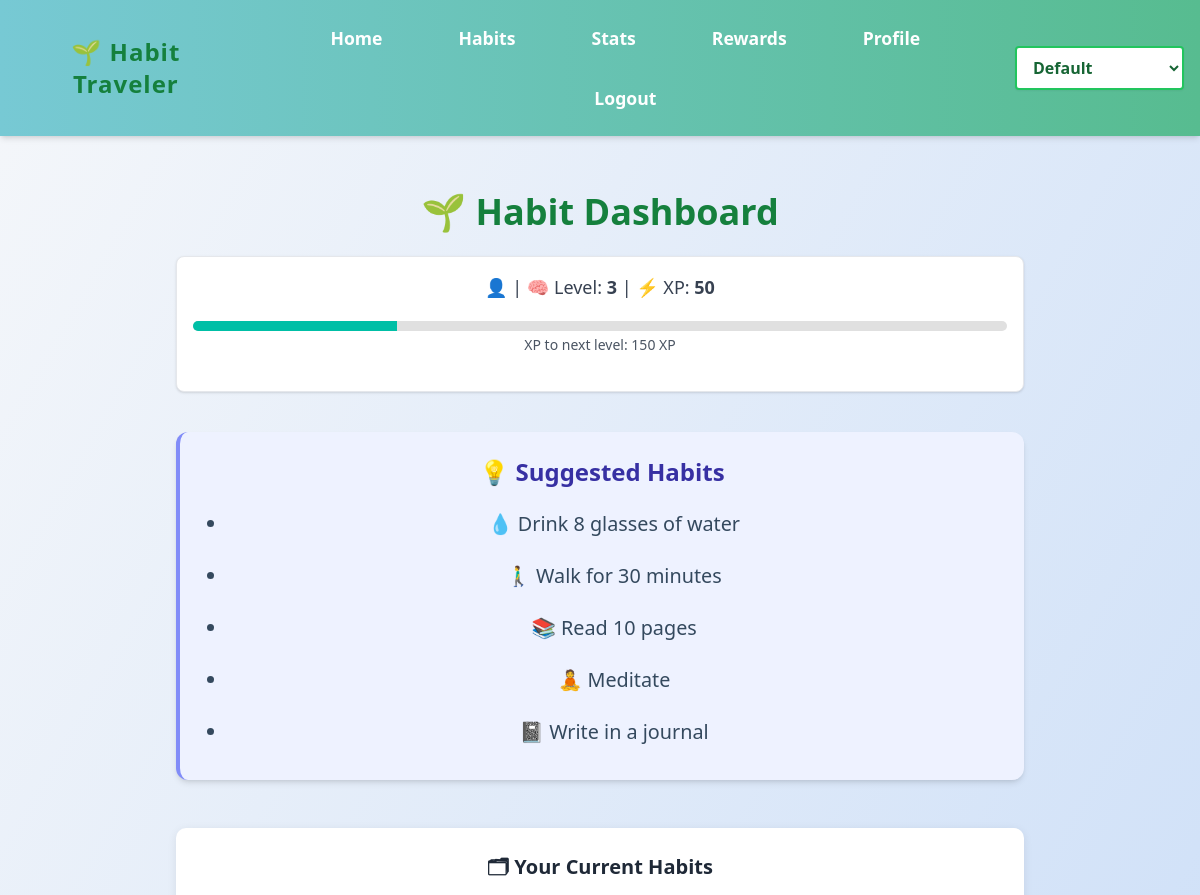
Page /habits (signed in, upper part) on the earlier database version.
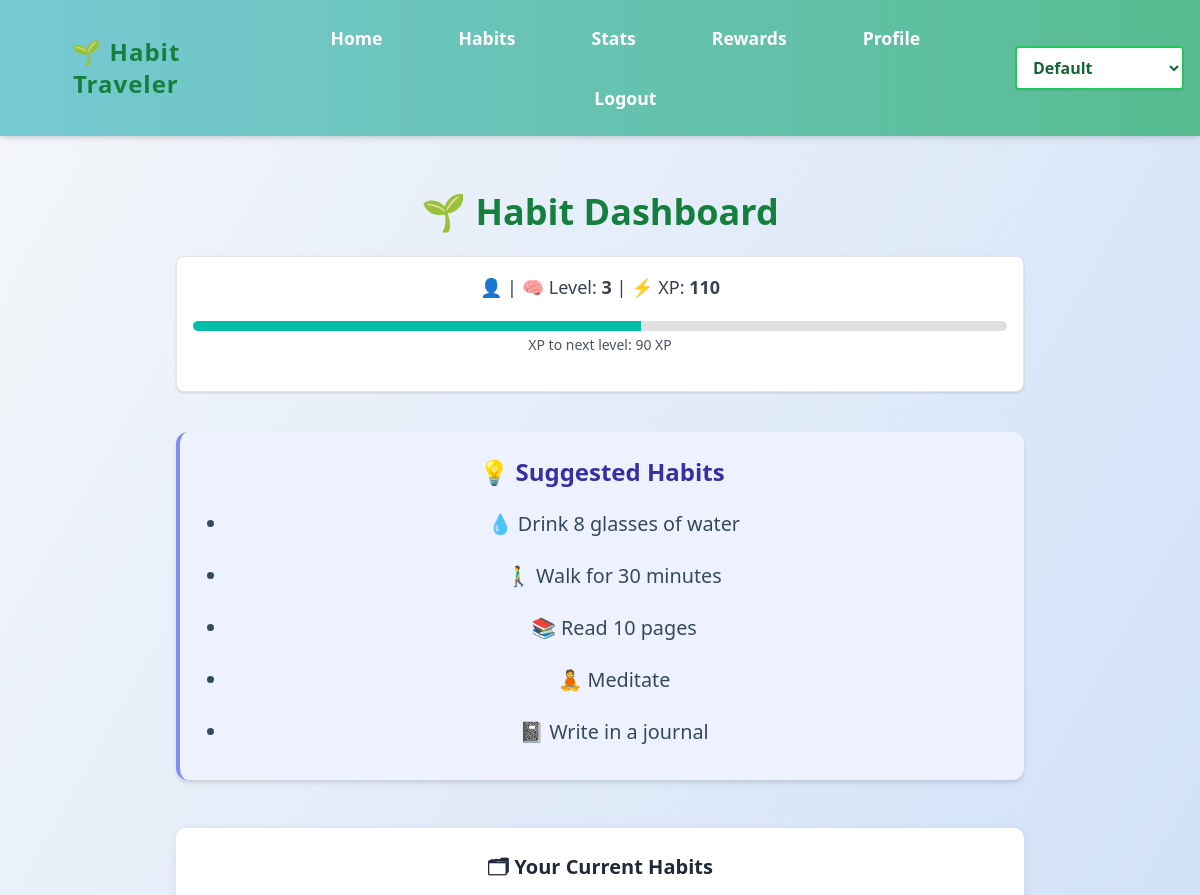
Same page on the later database version.
### app.py (models this page shows)
class User(db.Model):
    id = db.Column(db.Integer, primary_key=True)
    email = db.Column(db.String(150), unique=True, nullable=False)
    name = db.Column(db.String(150), unique=True, nullable=True)
    password = db.Column(db.String(200), nullable=False)
    xp = db.Column(db.Integer, default=0)
    level = db.Column(db.Integer, default=1)
    birthday = db.Column(db.Date, nullable=True)
    age = db.Column(db.Integer, nullable=True)
    description = db.Column(db.String(500), nullable=True)
    avatar = db.Column(db.String(200), nullable=True)

### app.py (the view)
@app.route('/habits')
def habits():
    if 'user_id' not in session:
        return redirect(url_for('login'))
    user_id = session['user_id']
    name = session.get('name')
    user = User.query.get(user_id)
    xp_needed = 100 + (user.level - 1) * 50
    progress_percent = int((user.xp / xp_needed) * 100) if xp_needed > 0 else 0
    progress_class = f"w-[{progress_percent}%]"
    user_habits = Habit.query.filter_by(user_id=user_id).all()
    habits_with_data = []
    for habit in user_habits:
        completions_query = HabitCompletion.query.filter_by(habit_id=habit.id, user_id=user_id)
        if habit.frequency_period == 'day':
            start_date = date.today()
        elif habit.frequency_period == 'week':
            start_date = date.today() - timedelta(days=date.today().weekday())
        elif habit.frequency_period == 'month':
            start_date = date.today().replace(day=1)
        completions = completions_query.filter(HabitCompletion.date >= start_date).count()
        habits_with_data.append({
            'id': habit.id,
            'name': habit.name,
            'streak': completions,
            'goal': habit.target_frequency,
            'period': habit.frequency_period,
            'on_track': completions >= habit.target_frequency
        })
    return render_template('habit.html',
                           habits=habits_with_data,
                           name=name,
                           user=user,
                           xp_needed=xp_needed,
                           progress_class=progress_class)

### templates/habit.html (shortened to what this page needs)
{% extends "base.html" %}
{% block content %}
<div class="max-w-4xl mx-auto p-6">
    <h2 class="text-4xl font-extrabold mb-6 text-center text-green-700">🌱 Habit Dashboard</h2>
    <div class="bg-white p-4 rounded-lg shadow mb-10 text-center border border-gray-200">
        <p class="text-lg text-gray-700 font-medium">
            👤 <strong>{{ username }}</strong> | 🧠 Level: <strong>{{ user.level }}</strong> | ⚡ XP: <strong>{{ user.xp }}</strong>
        </p>
       <div class="progress-bar">
            <div class="progress-bar-fill {{ progress_class }}"></div>
       </div>
        <p class="text-sm text-gray-600 mt-1">XP to next level: {{ xp_needed - user.xp }} XP</p>
    </div>
    <section class="mb-12 bg-indigo-50 p-6 rounded-xl border-l-4 border-indigo-400 shadow-md">
        <h3 class="text-2xl font-bold text-indigo-800 mb-3">💡 Suggested Habits</h3>
        <ul class="list-disc pl-6 text-gray-700 space-y-1 text-lg">
            <li>💧 Drink 8 glasses of water</li>
            <li>🚶‍♂ Walk for 30 minutes</li>
            <li>📚 Read 10 pages</li>
            <li>🧘 Meditate</li>
            <li>📓 Write in a journal</li>
        </ul>
    </section>
    <section class="mb-10">
        <h3 class="text-xl font-semibold text-gray-800 mb-4">🗂 Your Current Habits</h3>
    </section>
</div>
{% endblock %}

### templates/base.html (shortened to what this page needs)
<!DOCTYPE html>
<html lang="en">
<head>
    <script src="https://cdn.tailwindcss.com"></script>
    <link href="https://cdnjs.cloudflare.com/ajax/libs/font-awesome/5.15.3/css/all.min.css" rel="stylesheet">
    <link rel="stylesheet" href="{{ url_for('static', filename='style.css') }}">
    <link rel="stylesheet" href="{{ url_for('static', filename='themes.css') }}">
</head>
<body id="mainBody" class="{{ request.endpoint|replace('.', '_') }}">
    <header class="p-4 flex flex-col md:flex-row justify-between items-center bg-white shadow-md">
        <h1 class="text-2xl font-bold text-green-700">🌱 Habit Traveler</h1>
        <nav class="mt-3 md:mt-0">
            <ul class="flex flex-wrap gap-4 text-sm md:text-base">
                <li><a href="{{ url_for('index') }}" class="hover:underline">Home</a></li>
                <li><a href="{{ url_for('habits') }}" class="hover:underline">Habits</a></li>
                <li><a href="{{ url_for('stats') }}" class="hover:underline">Stats</a></li>
                <li><a href="{{ url_for('rewards') }}" class="hover:underline">Rewards</a></li>
                <li><a href="{{ url_for('profile') }}" class="hover:underline">Profile</a></li>
                {% if session.get('user_id') %}
                    <li><a href="{{ url_for('logout') }}" class="hover:underline">Logout</a></li>
                {% else %}
                    <li><a href="{{ url_for('login') }}" class="hover:underline">Login</a></li>
                    <li><a href="{{ url_for('register') }}" class="hover:underline">Register</a></li>
                {% endif %}
            </ul>
        </nav>
        <div class="flex items-center space-x-4 mt-3 md:mt-0">
            <select id="themeSelector" class="px-3 py-2 border-2 border-green-500 bg-white text-green-800 font-semibold rounded shadow-sm hover:border-green-600 focus:outline-none focus:ring-2 focus:ring-green-400 transition">
                <option value="">Default</option>
            </select>
        </div>
    </header>
    <main class="container mx-auto px-4 py-8">
        {% block content %}{% endblock %}
    </main>
</body>
</html>

### static/style.css (style rules this page uses)
body { margin: 0; font-family: 'Segoe UI', Tahoma, Geneva, Verdana, sans-serif; background: linear-gradient(to bottom right, #f5f7fa, #c3d9f7); color: #333; min-height: 100vh; display: flex; flex-direction: column; }
header { background: linear-gradient(to right, #77c9d4, #57bc90); color: white; padding: 20px; text-align: center; box-shadow: 0 4px 6px rgba(0, 0, 0, 0.1); }
header h1 { margin: 0; font-size: 2.5em; letter-spacing: 1px; }
nav { margin-top: 10px; }
nav a { color: white; margin: 0 15px; text-decoration: none; font-weight: bold; transition: all 0.3s ease; }
nav ul { display: flex; justify-content: center; align-items: center; padding: 0; margin: 0; list-style: none; }
nav li { margin: 0 15px; }
main { flex: 1; padding: 30px; max-width: 900px; margin: 0 auto; text-align: center; }
main h2 { font-size: 2em; color: #4b6584; margin-bottom: 10px; }
main p { font-size: 1.1em; line-height: 1.6; margin-bottom: 20px; }
section { background: white; border-radius: 10px; padding: 25px; margin-bottom: 20px; box-shadow: 0 2px 10px rgba(0, 0, 0, 0.08); }
ul { list-style: none; padding: 0; }
ul li { padding: 10px 0; font-size: 1.1em; color: #34495e; }
a { color: #3498db; text-decoration: none; }

### static/themes.css (style rules this page uses)
body .progress-bar { background-color: #e0e0e0; height: 10px; border-radius: 5px; overflow: hidden; margin-top: 10px; }
body .progress-bar-fill { background-color: #00bfa6; height: 100%; transition: width 0.3s ease-in-out; }

Differences in the rows shown:
changed User: xp "50" → "110"; xp_needed-user.xp "150" → "90"
